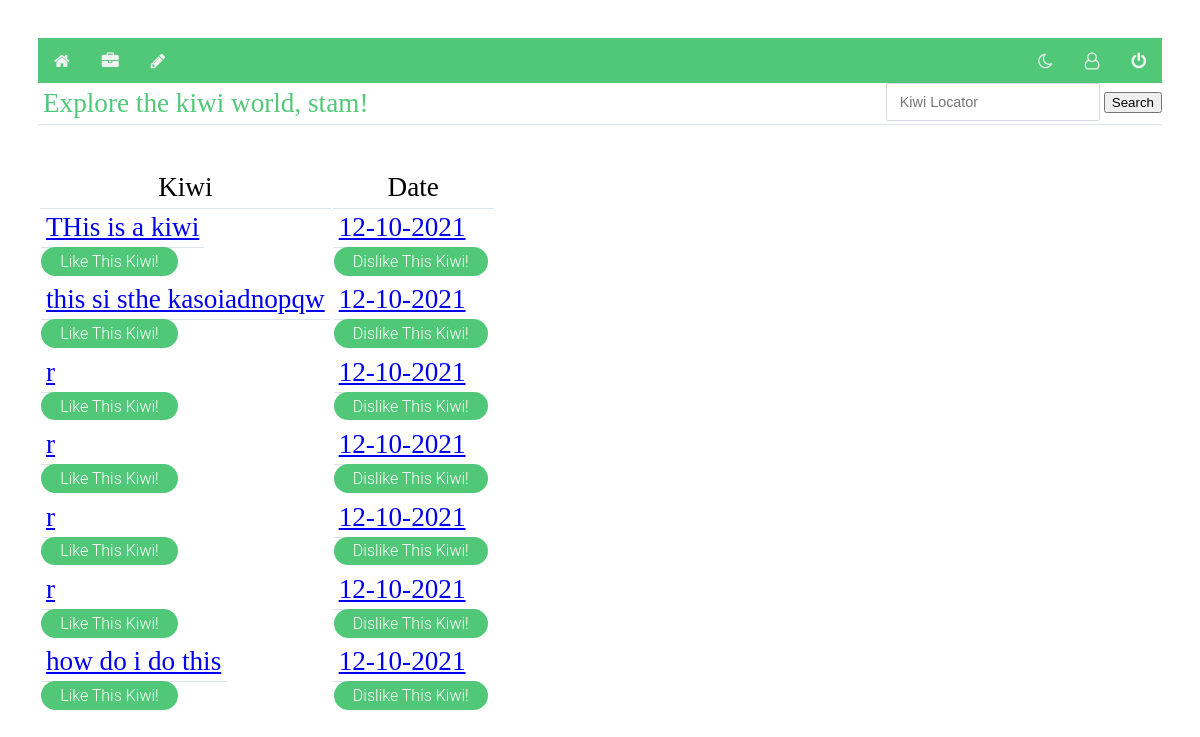
Before: /index (signed in) with the older database file.
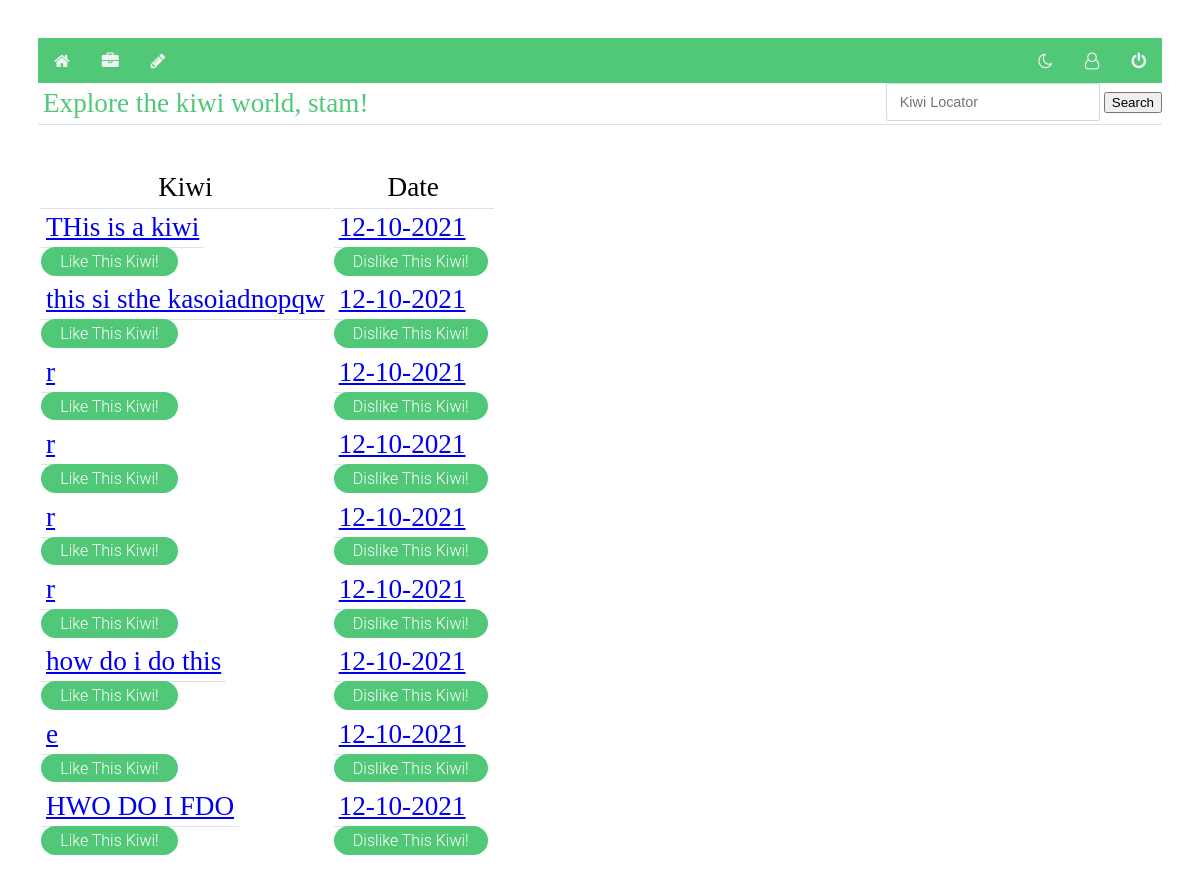
After: the same page with the newer database file.
### models.py (models this page shows, shortened)
class Note(db.Model):
    id = db.Column("id", db.Integer, primary_key=True)
    title = db.Column("title", db.String(200))
    text = db.Column("text", db.String(100))
    date = db.Column("date", db.String(50))
    user_id = db.Column(db.Integer,db.ForeignKey("user.id"), nullable = False)
    comments = db.relationship("Comment", backref="note",cascade = "all, delete-orphan", lazy=True)
    score = db.Column("score", db.Integer)
    votes = db.Column("totalVotes", db.Integer)

### flask06.py (the view)
@app.route('/')
@app.route('/index')
def index():
    if session.get('user'):
        all_notes = db.session.query(Note).all()
        return render_template('index.html', notes=all_notes, user=session['user'])
    else:
        return redirect(url_for('login'))

### forms.py
class SearchForm(FlaskForm):
    results = StringField('Results', validators=[DataRequired()])
    submit = SubmitField("Submit")

### flask06.py (called while the page is built)
@app.context_processor
def base():
    form = SearchForm()
    return dict(form=form)

### templates/index.html (shortened to what this page needs)
<!DOCTYPE html>
<html lang="en">
    <head>
        <link rel="stylesheet" href="{{ url_for('static', filename='main.css') }}">
        <link rel="stylesheet" href="{{ url_for('static', filename='forms.css') }}">
        <link rel="stylesheet" href="https://cdnjs.cloudflare.com/ajax/libs/font-awesome/4.7.0/css/font-awesome.css">
    </head>
    <div class="topnav">
        <nav>
            {% if user %}
            <a class="fa fa-home" href="{{url_for('index')}}"></a>
            <a class="fa fa-briefcase"href="{{url_for('get_notes')}}"></a>
            <a class="fa fa-pencil"href="{{url_for('new_note')}}"></a>
            <div class="topnav-right">
                <a class="fa fa-moon-o" onclick="myFunction()"></a>
                <a class="fa fa-user-o"href="{{url_for('get_accounts')}}"></a>
                <a class="fa fa-power-off" href="{{url_for('logout')}}"></a>
            </div>
            {% else %}
            <a href="{{url_for('login')}}">Login</a>
            <a href="{{url_for('register')}}">Register</a>
            {% endif %}
        </nav>
    </div>
<body>
<div class="searchStuff">
        <form method="POST" action="{{ url_for('search')}}" class="searching">
                <input class="form-search" type="search" placeholder="Kiwi Locator" aria-label="Locate"
                       name="results">
                <button class="search-btn" type="submit">Search</button>
            </form>
    </div>
        <h1 class="title">Explore the kiwi world, {{user}}!</h1>
        <table>
                <th class="title">Kiwi</th>
                <th class="title">Date</th>
            {% for note in notes %}
            <tr>
                <td><a class="title" href="{{ url_for('get_note', note_id=note.id) }}">{{ note.title }}</a></td>
                <td><a class="title" href="{{ url_for('get_note', note_id=note.id) }}">{{ note.date }}</a></td>
            </tr>
            <td><a class="button3" href="{{ url_for('voteLike', note_id=note.id) }}">Like This Kiwi!</a></td>
                <td><a class="button3" href="{{ url_for('voteDislike', note_id=note.id) }}">Dislike This Kiwi!</a></td>
            {% endfor %}
        </table>
    </body>
</html>

### static/main.css (style rules this page uses)
body { padding: 30px 30px; background: light grey; }
h1 { color: #50C878; }
.topnav { background-color: #50C878; overflow: hidden; }
.topnav a { float: left; color: #f2f2f2; text-align: center; padding: 14px 16px; text-decoration: none; font-size: 17px; }
.topnav-right { float: right; }
.searchStuff { float: right; }
a.button3 { display:inline-block; padding:0.3em 1.2em; margin:0 0.3em 0.3em 0; border-radius:2em; box-sizing: border-box; text-decoration:none; font-family:'Roboto',sans-serif; font-weight:300; color:#FFFFFF; background-color: #50C878; text-align:center; transition: all 0.2s; }

### static/forms.css (style rules this page uses)
form { width: 100%; }
.title { font-size: 1.7rem; font-weight: 300; border-bottom: 1px solid #dbe3ec; padding: 5px; margin: 0 0 40px 0; }
input, textarea { padding: 10px 13px; margin-bottom: 15px; border-radius: 2px; border: 1px solid #d4d9e3; font-weight: 200; color: #4d5060; font-family: 'Poppins', sans-serif; font-size: .9em; }

Changed rows visible on the page:
added Note: title "e", date "12-10-2021"
added Note: title "HWO DO I FDO", date "12-10-2021"
